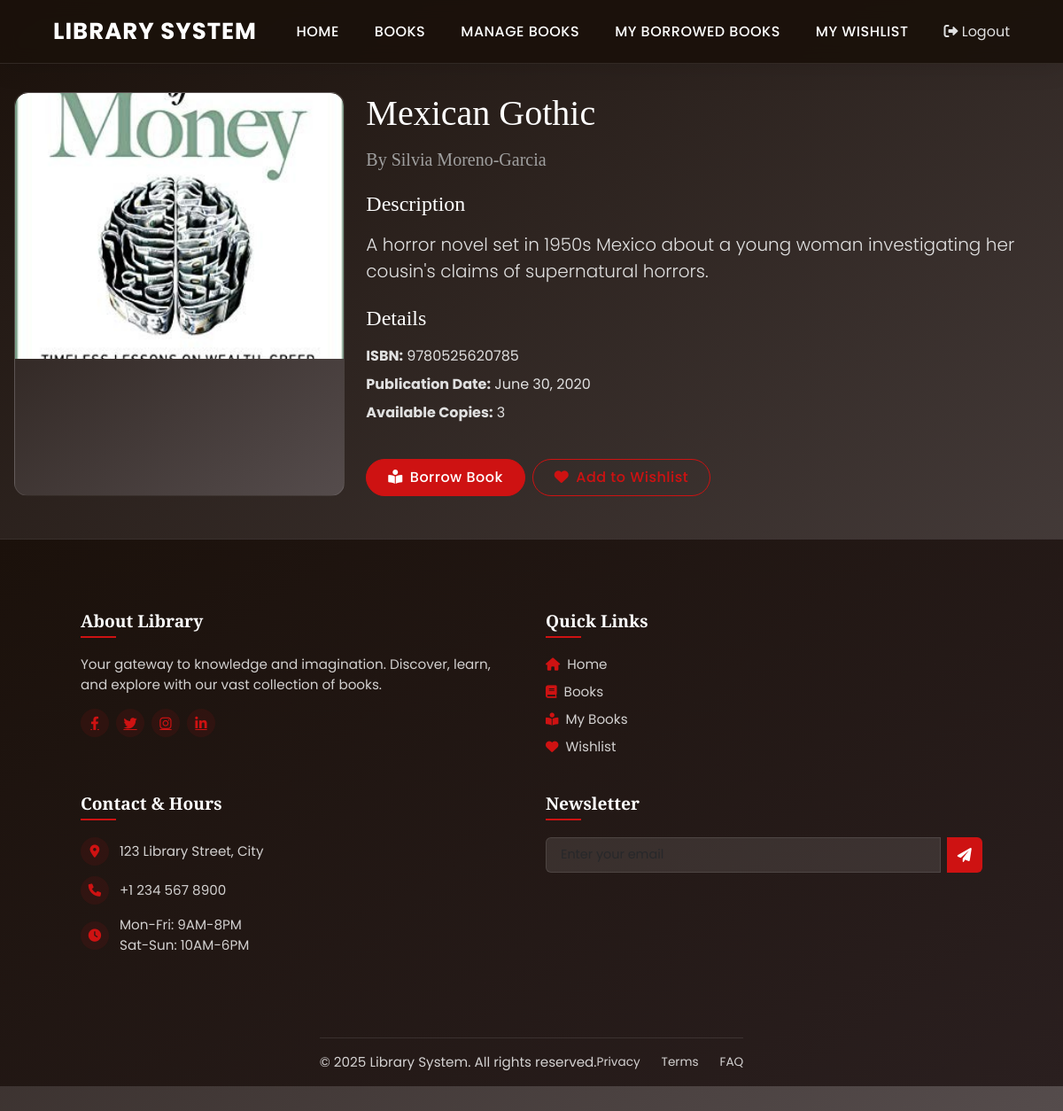
Screenshot of /book/19/ (signed in) with the database file from the repository.
### library/models.py (models this page shows, shortened)
class Book(models.Model):
    title = models.CharField(max_length=200)
    author = models.CharField(max_length=200)
    description = models.TextField()
    isbn = models.CharField(max_length=13, unique=True)
    cover_image = models.ImageField(upload_to='book_covers/', null=True, blank=True)
    available_copies = models.IntegerField(default=1)
    publication_date = models.DateField()
    created_at = models.DateTimeField(auto_now_add=True)
    class Meta:
        ordering = ['title']

### library/views.py (the view)
# urls.py: path('book/<int:book_id>/', views.book_detail, name='book_detail'),
@login_required
def book_detail(request, book_id):
    book = get_object_or_404(Book, id=book_id)
    is_borrowed = BorrowedBook.objects.filter(
        user=request.user,
        book=book,
        is_returned=False
    ).exists()
    is_wishlisted = WishList.objects.filter(
        user=request.user,
        book=book
    ).exists()
    return render(request, 'library/book_detail.html', {
        'book': book,
        'is_borrowed': is_borrowed,
        'is_wishlisted': is_wishlisted
    })

### library/templates/library/book_detail.html (shortened to what this page needs)
{% extends 'library/base.html' %}
{% block content %}
<div class="row">
    <div class="col-md-4 mb-4 mb-md-0">
        <div class="card">
            {% if book.cover_image %}
                <img src="{{ book.cover_image.url }}" class="card-img-top" alt="{{ book.title }}" style="height: 400px; object-fit: cover;">
            {% else %}
                <div class="card-img-top bg-light d-flex align-items-center justify-content-center" style="height: 400px;">
                    <i class="fas fa-book fa-6x text-muted"></i>
                </div>
            {% endif %}
        </div>
    </div>
    <div class="col-md-8">
        <h1 class="mb-3">{{ book.title }}</h1>
        <h5 class="text-muted mb-4">By {{ book.author }}</h5>
        <div class="mb-4">
            <h4 class="mb-3">Description</h4>
            <p class="lead">{{ book.description }}</p>
        </div>
        <div class="row mb-4">
            <div class="col-md-6">
                <h4 class="mb-3">Details</h4>
                <ul class="list-unstyled">
                    <li class="mb-2">
                        <strong>ISBN:</strong> {{ book.isbn }}
                    </li>
                    <li class="mb-2">
                        <strong>Publication Date:</strong> {{ book.publication_date }}
                    </li>
                    <li class="mb-2">
                        <strong>Available Copies:</strong> {{ book.available_copies }}
                    </li>
                </ul>
            </div>
        </div>
        {% if user.is_authenticated %}
            <div class="d-flex gap-2">
                {% if not is_borrowed and book.available_copies > 0 %}
                    <a href="{% url 'borrow_book' book.id %}" class="btn btn-primary">
                        <i class="fas fa-book-reader me-2"></i>Borrow Book
                    </a>
                {% elif is_borrowed %}
                    <a href="{% url 'return_book' book.id %}" class="btn btn-success">
                        <i class="fas fa-undo me-2"></i>Return Book
                    </a>
                {% else %}
                    <button class="btn btn-secondary" disabled>
                        <i class="fas fa-times me-2"></i>Not Available
                    </button>
                {% endif %}
                {% if not is_wishlisted %}
                    <a href="{% url 'add_to_wishlist' book.id %}" class="btn btn-outline-primary">
                        <i class="fas fa-heart me-2"></i>Add to Wishlist
                    </a>
                {% else %}
                    <a href="{% url 'remove_from_wishlist' book.id %}" class="btn btn-outline-danger">
                        <i class="fas fa-heart-broken me-2"></i>Remove from Wishlist
                    </a>
                {% endif %}
            </div>
        {% else %}
            <div class="alert alert-info">
                <i class="fas fa-info-circle me-2"></i>Please <a href="{% url 'login' %}">login</a> to borrow this book or add it to your wishlist.
            </div>
        {% endif %}
    </div>
</div>
{% endblock %}

### static/css/main.css (style rules this page uses)
body { margin: 0; padding: 0; background: linear-gradient(145deg, #1b110b, #554c4c); min-height: 100vh; font-family: 'Poppins', sans-serif; color: #e0e0e0; }
h1, h2, h3, h4, h5, h6 { font-family: 'Playfair Display', serif; color: #ffffff; }
.card { background: linear-gradient(145deg, #1b110b, #554c4c); border: 1px solid rgba(255, 255, 255, 0.1); border-radius: 15px; overflow: hidden; transition: all 0.4s cubic-bezier(0.4, 0, 0.2, 1); height: 100%; position: relative; cursor: pointer; }
.card::before { content: ''; position: absolute; top: 0; left: 0; width: 100%; height: 100%; background: linear-gradient(45deg, transparent, rgba(206, 18, 18, 0.1)); opacity: 0; transition: opacity 0.4s ease; pointer-events: none; z-index: 1; }
.card-img-top { width: 100%; height: 300px !important; object-fit: cover !important; border-radius: 15px 15px 0 0; transition: transform 0.4s ease; }
.btn { border-radius: 50px; padding: 0.5rem 1.5rem; font-weight: 500; letter-spacing: 0.5px; transition: all 0.3s ease; }
.btn-primary { background: #ce1212; border-color: #ce1212; }
.btn-outline-primary { border-color: #ce1212; color: #ce1212; }
.text-muted { color: #a0a0a0 !important; }

### rows the page displays
Book: cover_image (picture), title "Mexican Gothic", author "Silvia Moreno-Garcia", description "A horror novel set in 1950s Mexico about a young woman investigating her cousin's claims of supernatural horrors.", isbn "9780525620785", publication_date "June 30, 2020", available_copies "3"
